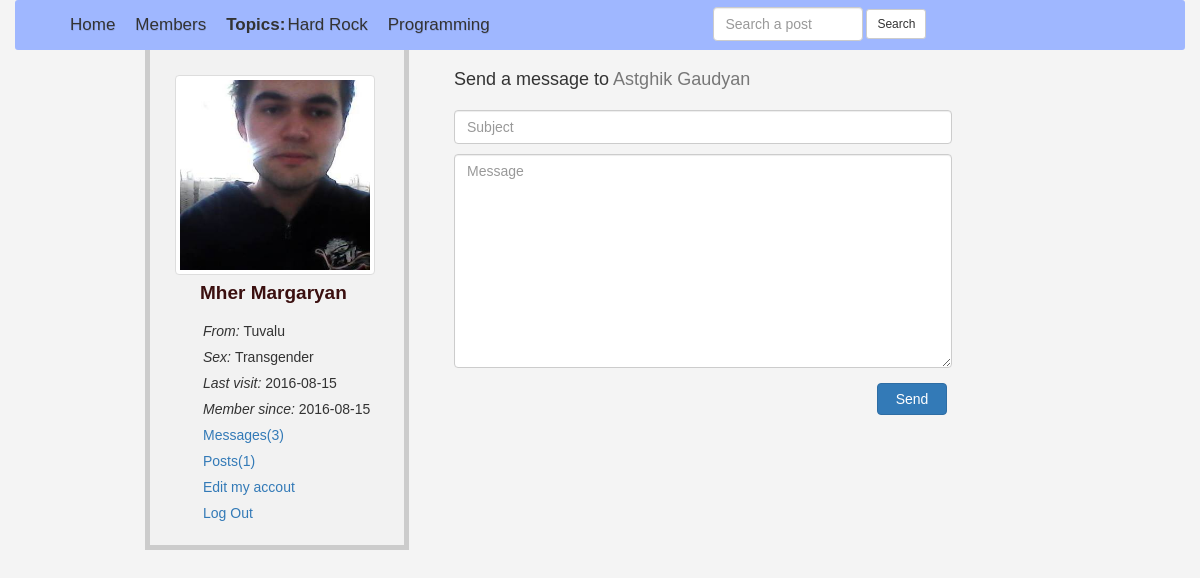
Page /messages.php?user_id=11 (signed in) on the committed database.
### tables this page shows
CREATE TABLE `topics` (
  `topic_id` int(11) NOT NULL,
  `topic_title` varchar(150) NOT NULL
);

CREATE TABLE `users` (
  `user_id` int(11) NOT NULL,
  `user_firstname` varchar(150) NOT NULL,
  `user_lastname` text NOT NULL,
  `user_email` varchar(1024) NOT NULL,
  `user_password` varchar(150) NOT NULL,
  `user_country` text NOT NULL,
  `user_gender` varchar(150) NOT NULL,
  `user_birthday` date NOT NULL,
  `user_image` text NOT NULL,
  `register_date` date NOT NULL,
  `last_login` date NOT NULL,
  `status` varchar(150) NOT NULL,
  `posts` varchar(150) NOT NULL DEFAULT 'No'
);

### messages.php (the view, shortened to what this page needs)
<?php session_start();
require 'includes/connection.php';
include 'functions/functions.php';
if (!isset($_SESSION['email'])) {
	header('location: index.php');
}else {
?>
<!DOCTYPE html>
<html lang="en">
<head>
        <link rel="stylesheet" href="css/bootstrap.min.css">
        <link rel="stylesheet" href="css/home.style.css">
</head>
<body>
	<div class="container">
		<div class="row" id="head_wrap">
			<div class="col-md-7">
				<ul>
					<li><a href="home.php">Home</a></li>
					<li><a href="members.php">Members</a></li>
					<li id="nopadding"><strong>Topics:   </strong></li>
					<?php
						$fetch_topic = "SELECT * FROM `topics` ";
						$fetch_topic_run = mysqli_query($con, $fetch_topic);
						while ($row=mysqli_fetch_array($fetch_topic_run)) {
							$topic_id=$row['topic_id'];
							$topic_title=$row['topic_title'];
							echo "<li><a href='topic.php?topic=$topic_id'> $topic_title</a></li>";
						}
					?>
				</ul>
			</div>
			<div class="col-md-5">
				<form action="results.php" class="form-inline" method="GET" id="searchForm">
					<input type="text" name="search" class="form-control" id="searchBox" placeholder="Search a post">
					<input type="submit" value="Search" class="btn btn-default btn-sm" name="searchBtn">
				</form>
			</div>
		</div>
		<div id="content">
			<div class="row">
				<div class="col-md-3" id="user_details">
					<?php
						$user_current = $_SESSION['email'];
						$get_user = "SELECT * FROM `users` WHERE `user_email` = '$user_current' ";
						$get_user_run = mysqli_query($con, $get_user);
						$row = mysqli_fetch_array($get_user_run);
						$user_id_now = $row['user_id'];
						$user_image = $row['user_image'];
						$firstName = $row['user_firstname'];
						$lastName = $row['user_lastname'];
						$country = $row['user_country'];
						$sex = $row['user_gender'];
						$register_date = $row['register_date'];
						$last_login = $row['last_login'];
						$posts = "SELECT * FROM `posts` WHERE `user_id` = '$user_id_now'";
						$posts_run = mysqli_query($con, $posts);
						$number_of_posts = mysqli_num_rows($posts_run);
						echo "
						  	<span><img src='user/user_images/$user_image' width='200' height='200' class='thumbnail img-responsive'></span>
						  	<li id='name'>$firstName $lastName</li>
					  	 <ul class='user_list'>
						  	<li> <i> From: </i> $country</li>
						  	<li> <i> Sex: </i> $sex </li>
							<li> <i> Last visit: </i> $last_login</li>
							<li> <i> Member since: </i> $register_date</li>
							<li><a href='my_messages.php?id=$user_id_now'>Messages(3)</a></li>
							<li><a href='my_posts.php?id=$user_id_now'>Posts($number_of_posts)</a></li>
							<li><a href='edit_profile.php?id=$user_id_now'>Edit my accout</a></li>
							<li><a href='logout.php'>Log Out</a></li>
						  </ul>
						";
					?>
				</div>
				<div class="col-md-9" id="timeline">
					<?php
						if (isset($_GET['user_id'])) {
							$user_id = $_GET['user_id'];
							$user = "SELECT * FROM `users` WHERE `user_id`='$user_id' ";
							$user_run = mysqli_query($con, $user);
							$row = mysqli_fetch_array($user_run);
							$user_id = $row['user_id'];
							$user_firstname = $row['user_firstname'];
							$user_lastname = $row['user_lastname'];
						}
					?>
					<div class='messageBox'>
						<h4>Send a message to <span style='color:#777'> <?php echo $user_firstname .' '. $user_lastname ?></span> </h4>
						<form enctype="form/multipart-data" method="post" action="messages.php?user_id=<?php echo $user_id; ?>" >
							<input type="text" name="msg_title" class="form-control" placeholder="Subject">
							<textarea name="msg_content" id="" cols="15" rows="10" placeholder="Message" class="form-control"></textarea>
							<input type="submit" value="Send" name="send" class="btn btn-primary btn-md pull-right addSomeMargin">
						</form>
					</div>
				</div>
			</div>
		</div>
	</div>
</body>
</html>
<?php } ?>

### css/home.style.css (style rules this page uses)
body { margin: 0; padding: 0; font-family: 'Lucida Grande', sans-serif; background-color: #f4f4f4; outline: none; }
a { text-decoration: none !important; }
ul { list-style: none; }
li { list-style: none; }
#head_wrap { height: 50px; background: #9FB7FF; border-radius: 3px; }
#head_wrap ul { padding-top: 12.8px; list-style: none; }
#head_wrap li { float: left; padding-right: 20px; font-size: 17px; }
#head_wrap ul li a { color: #333; text-shadow: 0.5px 0.5px 0.5px rgba(0,0,0, .1); font-smoothing: antialiased; transition-duration: .3s; -moz-transition-duration: .3s; -webkit-transition-duration: .3s; }
#nopadding { padding-right: 2px!important; }
#searchForm { float: left; margin-top: 7px; }
#searchBox { display: inline; width: 150px; -webkit-transition: width 0.4s ease-in-out; transition: width 0.4s ease-in-out; }
#user_details { background-color: #f2f2f2; padding-top: 25px; padding-left: 25px; padding-right: 0 !important; text-align: left; border-right: 5px solid #ccc; border-bottom: 5px solid #ccc; border-left: 5px solid #ccc; display: block; height: 500px; }
#content { width: 90%; margin: 0 130px; }
#name { position: relative; top: -16px; left: 25px; font-size: 19px; font-weight: bolder; color: #3B1010; }
.user_list { position: relative; top: -4px; right: 15px; }
.user_list li { padding: 3px; }
.user_list li a { text-decoration: none; }
#timeline { margin-left: 30px; width: 50%; display: block; }
#timeline input[type='text'] { margin-bottom: 10px; }
#timeline input[type='submit'] { padding: 5px; width: 70px; margin-left: 10px; margin-top: -4px; }
.messageBox { margin-top: 20px; }
.messageBox h4 { margin-bottom: 20px !important; }
.addSomeMargin { margin: 15px 5px 0 0 !important; }

### rows in the picture
topics: topic_title "Hard Rock"
topics: topic_title "Programming"
users: user_image (picture), user_firstname "Mher", user_lastname "Margaryan", user_country "Tuvalu", user_gender "Transgender", last_login "2016-08-15", register_date "2016-08-15"
users: user_firstname "Astghik", user_lastname "Gaudyan"

### other values in the picture
$number_of_posts "1"
